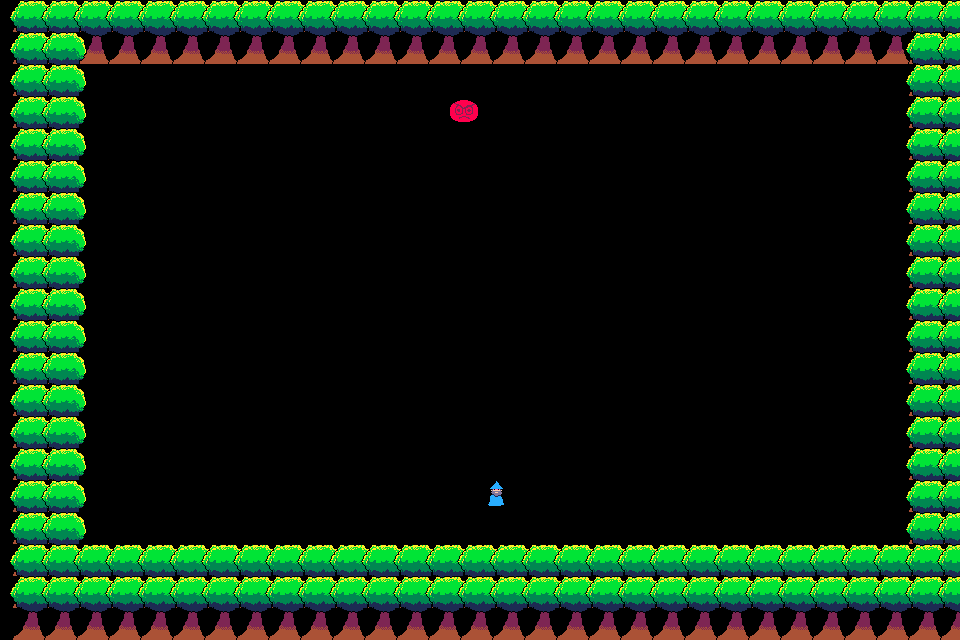

This is a level from a 2D game, rendered from its Tiled map with the project's own tilesets. A one-line summary and the complete map file follow:
An orthogonal 30x20 tile map with 32x32 px tiles, 1 tile layer (Object Layer).

<map version="1.9" tiledversion="1.9.2" orientation="orthogonal" renderorder="right-down" width="30" height="20" tilewidth="32" tileheight="32" infinite="0" nextlayerid="2" nextobjectid="1">
 <tileset firstgid="1" source="Tileset.tsx" />
 <layer id="1" name="Object Layer" width="30" height="20">
  <data encoding="csv">
5,5,5,5,5,5,5,5,5,5,5,5,5,5,5,5,5,5,5,5,5,5,5,5,5,5,5,5,5,5,
5,5,5,5,5,5,5,5,5,5,5,5,5,5,5,5,5,5,5,5,5,5,5,5,5,5,5,5,5,5,
5,5,0,0,0,0,0,0,0,0,0,0,0,0,0,0,0,0,0,0,0,0,0,0,0,0,0,0,5,5,
5,5,0,0,0,0,0,0,0,0,0,0,0,0,6,0,0,0,0,0,0,0,0,0,0,0,0,0,5,5,
5,5,0,0,0,0,0,0,0,0,0,0,0,0,0,0,0,0,0,0,0,0,0,0,0,0,0,0,5,5,
5,5,0,0,0,0,0,0,0,0,0,0,0,0,0,0,0,0,0,0,0,0,0,0,0,0,0,0,5,5,
5,5,0,0,0,0,0,0,0,0,0,0,0,0,0,0,0,0,0,0,0,0,0,0,0,0,0,0,5,5,
5,5,0,0,0,0,0,0,0,0,0,0,0,0,0,0,0,0,0,0,0,0,0,0,0,0,0,0,5,5,
5,5,0,0,0,0,0,0,0,0,0,0,0,0,0,0,0,0,0,0,0,0,0,0,0,0,0,0,5,5,
5,5,0,0,0,0,0,0,0,0,0,0,0,0,0,0,0,0,0,0,0,0,0,0,0,0,0,0,5,5,
5,5,0,0,0,0,0,0,0,0,0,0,0,0,0,0,0,0,0,0,0,0,0,0,0,0,0,0,5,5,
5,5,0,0,0,0,0,0,0,0,0,0,0,0,0,0,0,0,0,0,0,0,0,0,0,0,0,0,5,5,
5,5,0,0,0,0,0,0,0,0,0,0,0,0,0,0,0,0,0,0,0,0,0,0,0,0,0,0,5,5,
5,5,0,0,0,0,0,0,0,0,0,0,0,0,0,0,0,0,0,0,0,0,0,0,0,0,0,0,5,5,
5,5,0,0,0,0,0,0,0,0,0,0,0,0,0,0,0,0,0,0,0,0,0,0,0,0,0,0,5,5,
5,5,0,0,0,0,0,0,0,0,0,0,0,0,0,2,0,0,0,0,0,0,0,0,0,0,0,0,5,5,
5,5,0,0,0,0,0,0,0,0,0,0,0,0,0,0,0,0,0,0,0,0,0,0,0,0,0,0,5,5,
5,5,0,0,0,0,0,0,0,0,0,0,0,0,0,0,0,0,0,0,0,0,0,0,0,0,0,0,5,5,
5,5,5,5,5,5,5,5,5,5,5,5,5,5,5,5,5,5,5,5,5,5,5,5,5,5,5,5,5,5,
5,5,5,5,5,5,5,5,5,5,5,5,5,5,5,5,5,5,5,5,5,5,5,5,5,5,5,5,5,5
</data>
 </layer>
</map>
